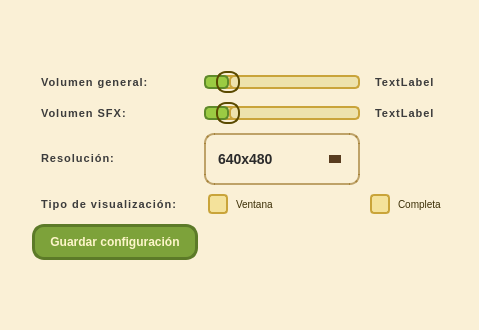
<?xml version="1.0" encoding="UTF-8"?>
<ui version="4.0">
 <class>configuracion</class>
 <widget class="QWidget" name="configuracion">
  <property name="geometry">
   <rect>
    <x>0</x>
    <y>0</y>
    <width>479</width>
    <height>330</height>
   </rect>
  </property>
  <property name="windowTitle">
   <string>Configuracion</string>
  </property>
  <property name="styleSheet">
   <string notr="true">background-color: #faf0d6;</string>
  </property>
  <layout class="QGridLayout" name="gridLayout">
   <item row="5" column="2">
    <widget class="QLabel" name="label_3">
     <property name="styleSheet">
      <string notr="true">QLabel {
    color: #3C3C3C;
    font-size: 11px;
    font-weight: bold;
    padding: 6px;
    letter-spacing: 1px;
}</string>
     </property>
     <property name="text">
      <string>Tipo de visualización:</string>
     </property>
    </widget>
   </item>
   <item row="2" column="3">
    <widget class="QSlider" name="volumenSFXSlider">
     <property name="maximumSize">
      <size>
       <width>300</width>
       <height>70</height>
      </size>
     </property>
     <property name="styleSheet">
      <string notr="true">/* --- QSLIDER HORIZONTAL --- */
QSlider::groove:horizontal {
    border: 2px solid #C9A43A;              /* Contorno dorado */
    height: 10px;
    background: #F4E29B;                    /* Amarillo suave (igual que botones) */
    border-radius: 5px;
    margin: 0px 10px;
}

QSlider::handle:horizontal {
    background: qradialgradient(
        cx: 0.4, cy: 0.4,
        fx: 0.4, fy: 0.4,
        radius: 0.6,
        stop: 0 #FFE873,
        stop: 1 #C9A43A
    );
    border: 2px solid #5A4A00;
    width: 20px;
    height: 20px;
    border-radius: 10px;
    margin: -6px 0;
}

QSlider::handle:horizontal:hover {
    background: qradialgradient(
        cx: 0.4, cy: 0.4,
        fx: 0.4, fy: 0.4,
        radius: 0.6,
        stop: 0 #FFF3B0,
        stop: 1 #E5B937
    );
}

/* --- PARTE IZQUIERDA (LLENA) --- */
QSlider::sub-page:horizontal {
    background: #9BCB43;                    /* Verde suave tipo “Cargar datos” */
    border: 2px solid #5F8A2A;
    border-radius: 5px;
}

/* --- PARTE DERECHA (VACÍA) --- */
QSlider::add-page:horizontal {
    background: #EDE2AC;                    /* Beige claro */
    border: 2px solid #C9A43A;
    border-radius: 5px;
}

/* --- QSLIDER VERTICAL (por si lo usas) --- */
QSlider::groove:vertical {
    border: 2px solid #C9A43A;
    width: 10px;
    background: #F4E29B;
    border-radius: 5px;
    margin: 10px 0px;
}

QSlider::handle:vertical {
    background: qradialgradient(
        cx: 0.4, cy: 0.4,
        fx: 0.4, fy: 0.4,
        radius: 0.6,
        stop: 0 #FFE873,
        stop: 1 #C9A43A
    );
    border: 2px solid #5A4A00;
    height: 20px;
    width: 20px;
    border-radius: 10px;
    margin: 0 -6px;
}

QSlider::sub-page:vertical {
    background: #9BCB43;
    border: 2px solid #5F8A2A;
    border-radius: 5px;
}

QSlider::add-page:vertical {
    background: #EDE2AC;
    border: 2px solid #C9A43A;
    border-radius: 5px;
}
</string>
     </property>
     <property name="orientation">
      <enum>Qt::Orientation::Horizontal</enum>
     </property>
    </widget>
   </item>
   <item row="5" column="5">
    <spacer name="horizontalSpacer_3">
     <property name="orientation">
      <enum>Qt::Orientation::Horizontal</enum>
     </property>
     <property name="sizeHint" stdset="0">
      <size>
       <width>40</width>
       <height>20</height>
      </size>
     </property>
    </spacer>
   </item>
   <item row="4" column="2">
    <widget class="QLabel" name="label_2">
     <property name="font">
      <font>
       <family>Segoe UI</family>
       <pointsize>-1</pointsize>
       <bold>true</bold>
      </font>
     </property>
     <property name="styleSheet">
      <string notr="true">QLabel {
    color: #3C3C3C;
    font-size: 11px;
    font-weight: bold;
    padding: 6px;
    letter-spacing: 1px;
}</string>
     </property>
     <property name="text">
      <string>Resolución:</string>
     </property>
    </widget>
   </item>
   <item row="6" column="2">
    <widget class="QPushButton" name="guardar">
     <property name="styleSheet">
      <string notr="true">#guardar {
    background-color: #7DA23A;          /* Verde oliva oscuro */
    border: 3px solid #5C7A28;          /* Borde más oscuro para contraste */
    border-radius: 12px;
    color: #FDF5C9;                     /* Texto claro, cálido */
    font-size: 12px;
    font-weight: bold;
    padding: 8px 15px;
}

#guardar:hover {
    background-color: #8FBF42;          /* Un verde más vivo al pasar el ratón */
    border: 3px solid #6E9230;
}

#guardar:pressed {
    background-color: #6E8D2E;          /* Más oscuro al presionar */
    border: 3px solid #4F6B21;
}

#guardar:disabled {
    background-color: #A0A0A0;          /* Gris cuando está desactivado */
    color: #D8D8D8;
    border: 3px solid #808080;
}
</string>
     </property>
     <property name="text">
      <string>Guardar configuración</string>
     </property>
    </widget>
   </item>
   <item row="0" column="2">
    <spacer name="verticalSpacer">
     <property name="font">
      <font>
       <pointsize>36</pointsize>
      </font>
     </property>
     <property name="orientation">
      <enum>Qt::Orientation::Vertical</enum>
     </property>
     <property name="sizeHint" stdset="0">
      <size>
       <width>20</width>
       <height>40</height>
      </size>
     </property>
    </spacer>
   </item>
   <item row="4" column="3">
    <widget class="QComboBox" name="resolucion">
     <property name="maximumSize">
      <size>
       <width>180</width>
       <height>50</height>
      </size>
     </property>
     <property name="font">
      <font>
       <family>Arial</family>
       <pointsize>-1</pointsize>
       <bold>true</bold>
      </font>
     </property>
     <property name="styleSheet">
      <string notr="true">/* --- ComboBox principal --- */
QComboBox {
    font-family: &quot;Arial&quot;;
    font-size: 14px;
    font-weight: bold;
    padding: 6px 30px 6px 12px;
    min-height: 36px;
    border-radius: 10px;
    background: qlineargradient(
        x1: 0, y1: 0, x2: 0, y2: 1,
        stop: 0 rgba(246, 226, 143, 255),
        stop: 1 rgba(236, 198, 70, 255)
    );
    color: #2b2b2b;              /* texto oscuro, visible */
    border: 2px solid rgba(150, 110, 30, 0.6);
}

/* --- Flecha de desplegable --- */
QComboBox::drop-down {
    subcontrol-origin: padding;
    subcontrol-position: top right;
    width: 36px;
    border: none;
    background: transparent;
}

QComboBox::down-arrow {
    width: 0;
    height: 0;
    margin-right: 10px;
    border-left: 6px solid transparent;
    border-right: 6px solid transparent;
    border-top: 8px solid rgba(70, 40, 10, 0.9); /* color de la flecha */
}

/* --- Cuando el combo está presionado --- */
QComboBox:on {
    background: qlineargradient(
        x1: 0, y1: 0, x2: 0, y2: 1,
        stop: 0 rgba(240, 210, 110, 255),
        stop: 1 rgba(230, 180, 60, 255)
    );
}

/* --- Lista desplegable --- */
QComboBox QAbstractItemView {
    outline: 0;
    background: #fff9e6; /* tono beige claro */
    color: #2b2b2b;       /* texto oscuro */
    border: 1px solid rgba(150, 110, 30, 0.6);
    padding: 6px;
    border-radius: 6px;
    selection-background-color: rgba(245, 234, 180, 255);
    selection-color: black; /* texto visible al seleccionar */
}

/* --- Items de la lista --- */
QComboBox::item {
    color: #2b2b2b;
    background: transparent;
    padding: 4px 10px;
}

QComboBox::item:selected {
    background: rgba(245, 234, 180, 255);
    color: black;
}
</string>
     </property>
     <property name="currentIndex">
      <number>0</number>
     </property>
     <property name="placeholderText">
      <string/>
     </property>
     <property name="modelColumn">
      <number>0</number>
     </property>
     <item>
      <property name="text">
       <string>640x480</string>
      </property>
     </item>
     <item>
      <property name="text">
       <string>960x540</string>
      </property>
     </item>
     <item>
      <property name="text">
       <string>1280x720</string>
      </property>
     </item>
     <item>
      <property name="text">
       <string>1920x1080</string>
      </property>
     </item>
    </widget>
   </item>
   <item row="2" column="2">
    <widget class="QLabel" name="label_4">
     <property name="styleSheet">
      <string notr="true">QLabel {
    color: #3C3C3C;
    font-size: 11px;
    font-weight: bold;
    padding: 6px;
    letter-spacing: 1px;
}</string>
     </property>
     <property name="text">
      <string>Volumen SFX:</string>
     </property>
    </widget>
   </item>
   <item row="1" column="3">
    <widget class="QSlider" name="volumenGeneralSlider">
     <property name="maximumSize">
      <size>
       <width>300</width>
       <height>70</height>
      </size>
     </property>
     <property name="styleSheet">
      <string notr="true">/* --- QSLIDER HORIZONTAL --- */
QSlider::groove:horizontal {
    border: 2px solid #C9A43A;              /* Contorno dorado */
    height: 10px;
    background: #F4E29B;                    /* Amarillo suave (igual que botones) */
    border-radius: 5px;
    margin: 0px 10px;
}

QSlider::handle:horizontal {
    background: qradialgradient(
        cx: 0.4, cy: 0.4,
        fx: 0.4, fy: 0.4,
        radius: 0.6,
        stop: 0 #FFE873,
        stop: 1 #C9A43A
    );
    border: 2px solid #5A4A00;
    width: 20px;
    height: 20px;
    border-radius: 10px;
    margin: -6px 0;
}

QSlider::handle:horizontal:hover {
    background: qradialgradient(
        cx: 0.4, cy: 0.4,
        fx: 0.4, fy: 0.4,
        radius: 0.6,
        stop: 0 #FFF3B0,
        stop: 1 #E5B937
    );
}

/* --- PARTE IZQUIERDA (LLENA) --- */
QSlider::sub-page:horizontal {
    background: #9BCB43;                    /* Verde suave tipo “Cargar datos” */
    border: 2px solid #5F8A2A;
    border-radius: 5px;
}

/* --- PARTE DERECHA (VACÍA) --- */
QSlider::add-page:horizontal {
    background: #EDE2AC;                    /* Beige claro */
    border: 2px solid #C9A43A;
    border-radius: 5px;
}

/* --- QSLIDER VERTICAL (por si lo usas) --- */
QSlider::groove:vertical {
    border: 2px solid #C9A43A;
    width: 10px;
    background: #F4E29B;
    border-radius: 5px;
    margin: 10px 0px;
}

QSlider::handle:vertical {
    background: qradialgradient(
        cx: 0.4, cy: 0.4,
        fx: 0.4, fy: 0.4,
        radius: 0.6,
        stop: 0 #FFE873,
        stop: 1 #C9A43A
    );
    border: 2px solid #5A4A00;
    height: 20px;
    width: 20px;
    border-radius: 10px;
    margin: 0 -6px;
}

QSlider::sub-page:vertical {
    background: #9BCB43;
    border: 2px solid #5F8A2A;
    border-radius: 5px;
}

QSlider::add-page:vertical {
    background: #EDE2AC;
    border: 2px solid #C9A43A;
    border-radius: 5px;
}
</string>
     </property>
     <property name="maximum">
      <number>100</number>
     </property>
     <property name="value">
      <number>0</number>
     </property>
     <property name="tracking">
      <bool>true</bool>
     </property>
     <property name="orientation">
      <enum>Qt::Orientation::Horizontal</enum>
     </property>
    </widget>
   </item>
   <item row="2" column="4">
    <widget class="QLabel" name="volumenSFX">
     <property name="styleSheet">
      <string notr="true">QLabel {
    color: #3C3C3C;
    font-size: 11px;
    font-weight: bold;
    padding: 6px;
    letter-spacing: 1px;
}</string>
     </property>
     <property name="text">
      <string>TextLabel</string>
     </property>
    </widget>
   </item>
   <item row="1" column="4">
    <widget class="QLabel" name="volumenGeneral">
     <property name="styleSheet">
      <string notr="true">QLabel {
    color: #3C3C3C;
    font-size: 11px;
    font-weight: bold;
    padding: 6px;
    letter-spacing: 1px;
}</string>
     </property>
     <property name="text">
      <string>TextLabel</string>
     </property>
    </widget>
   </item>
   <item row="7" column="2">
    <spacer name="verticalSpacer_2">
     <property name="orientation">
      <enum>Qt::Orientation::Vertical</enum>
     </property>
     <property name="sizeHint" stdset="0">
      <size>
       <width>20</width>
       <height>40</height>
      </size>
     </property>
    </spacer>
   </item>
   <item row="4" column="0">
    <spacer name="horizontalSpacer_2">
     <property name="orientation">
      <enum>Qt::Orientation::Horizontal</enum>
     </property>
     <property name="sizeHint" stdset="0">
      <size>
       <width>40</width>
       <height>20</height>
      </size>
     </property>
    </spacer>
   </item>
   <item row="1" column="2">
    <widget class="QLabel" name="label">
     <property name="font">
      <font>
       <family>Segoe UI</family>
       <pointsize>-1</pointsize>
       <bold>true</bold>
      </font>
     </property>
     <property name="styleSheet">
      <string notr="true">QLabel {
    color: #3C3C3C;
    font-size: 11px;
    font-weight: bold;
    padding: 6px;
    letter-spacing: 1px;
}</string>
     </property>
     <property name="text">
      <string>Volumen general:</string>
     </property>
    </widget>
   </item>
   <item row="5" column="4">
    <widget class="QCheckBox" name="completa">
     <property name="styleSheet">
      <string notr="true">/* --- ESTILO GENERAL DE QCheckBox --- */
QCheckBox {
    spacing: 8px;
    font-size: 10px;
    color: #3B2E05;
    padding: 4px;
}

/* --- CHECKBOX SIN MARCAR --- */
QCheckBox::indicator {
    width: 16px;
    height: 16px;
    border: 2px solid #C9A43A;        /* Borde dorado */
    border-radius: 4px;
    background-color: #F4E29B;        /* Amarillo suave */
}

/* --- CHECKBOX MARCADO --- */
QCheckBox::indicator:checked {
    image: none;
    background-color: #9BCB43;        /* Verde tipo “Cargar datos” */
    border: 2px solid #5F8A2A;
    border-radius: 4px;
}

/* --- CHECKBOX AL PASAR EL RATÓN --- */
QCheckBox::indicator:hover {
    background-color: #F9D95C;        /* Amarillo más brillante */
    border: 2px solid #E5B937;
}

/* --- CHECKBOX DESHABILITADO --- */
QCheckBox::indicator:disabled {
    background-color: #EDE2AC;
    border: 2px solid #B8A34F;
    opacity: 0.6;
}

QCheckBox:disabled {
    color: #8E8352;
}
</string>
     </property>
     <property name="text">
      <string>Completa</string>
     </property>
    </widget>
   </item>
   <item row="5" column="3">
    <widget class="QCheckBox" name="ventana">
     <property name="styleSheet">
      <string notr="true">/* --- ESTILO GENERAL DE QCheckBox --- */
QCheckBox {
    spacing: 8px;
    font-size: 10px;
    color: #3B2E05;
    padding: 4px;
}

/* --- CHECKBOX SIN MARCAR --- */
QCheckBox::indicator {
    width: 16px;
    height: 16px;
    border: 2px solid #C9A43A;        /* Borde dorado */
    border-radius: 4px;
    background-color: #F4E29B;        /* Amarillo suave */
}

/* --- CHECKBOX MARCADO --- */
QCheckBox::indicator:checked {
    image: none;
    background-color: #9BCB43;        /* Verde tipo “Cargar datos” */
    border: 2px solid #5F8A2A;
    border-radius: 4px;
}

/* --- CHECKBOX AL PASAR EL RATÓN --- */
QCheckBox::indicator:hover {
    background-color: #F9D95C;        /* Amarillo más brillante */
    border: 2px solid #E5B937;
}

/* --- CHECKBOX DESHABILITADO --- */
QCheckBox::indicator:disabled {
    background-color: #EDE2AC;
    border: 2px solid #B8A34F;
    opacity: 0.6;
}

QCheckBox:disabled {
    color: #8E8352;
}
</string>
     </property>
     <property name="text">
      <string>Ventana </string>
     </property>
    </widget>
   </item>
  </layout>
 </widget>
 <resources/>
 <connections/>
</ui>
